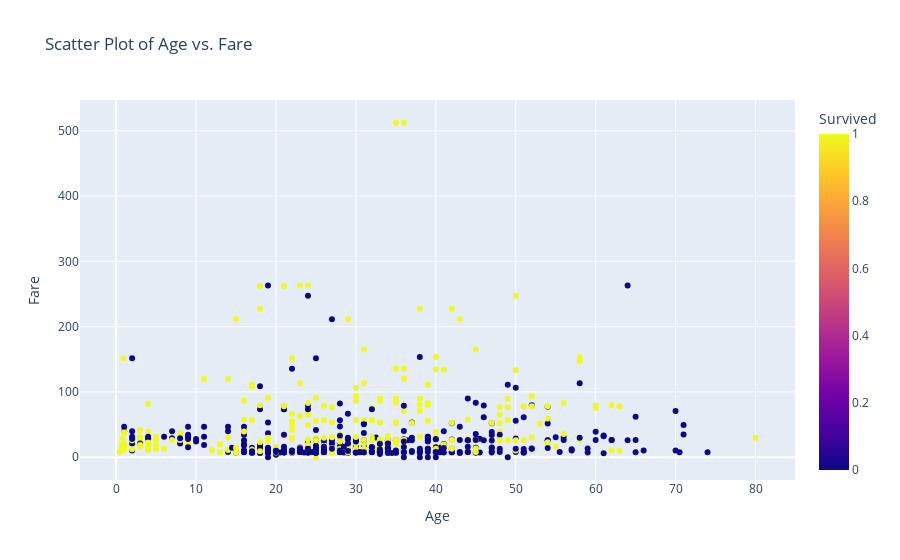

Source (notebook cell):
### Code cell
# Create scatter plot
fig = px.scatter(df, x='Age', y='Fare', color='Survived', title='Scatter Plot of Age vs. Fare')
fig.show()

### Figure 1 — Plotly figure (JSON) as saved in the notebook; plotly's stock layout.template omitted (floating-point values rounded to 4 significant figures; data arrays with more than 128 entries replaced by an {"elided": "..."} marker saying what was removed)
{"data": [{"hovertemplate": "Age=%{x}<br>Fare=%{y}<br>Survived=%{marker.color}<extra></extra>", "legendgroup": "", "marker": {"color": {"elided": "714 int values"}, "coloraxis": "coloraxis", "symbol": "circle"}, "mode": "markers", "name": "", "orientation": "v", "showlegend": false, "type": "scatter", "x": {"elided": "714 float values"}, "xaxis": "x", "y": {"elided": "714 float values"}, "yaxis": "y"}], "layout": {"coloraxis": {"colorbar": {"title": {"text": "Survived"}}, "colorscale": [[0, "#0d0887"], [0.1111, "#46039f"], [0.2222, "#7201a8"], [0.3333, "#9c179e"], [0.4444, "#bd3786"], [0.5556, "#d8576b"], [0.6667, "#ed7953"], [0.7778, "#fb9f3a"], [0.8889, "#fdca26"], [1, "#f0f921"]]}, "legend": {"tracegroupgap": 0}, "title": {"text": "Scatter Plot of Age vs. Fare"}, "xaxis": {"anchor": "y", "domain": [0, 1], "title": {"text": "Age"}}, "yaxis": {"anchor": "x", "domain": [0, 1], "title": {"text": "Fare"}}}}
